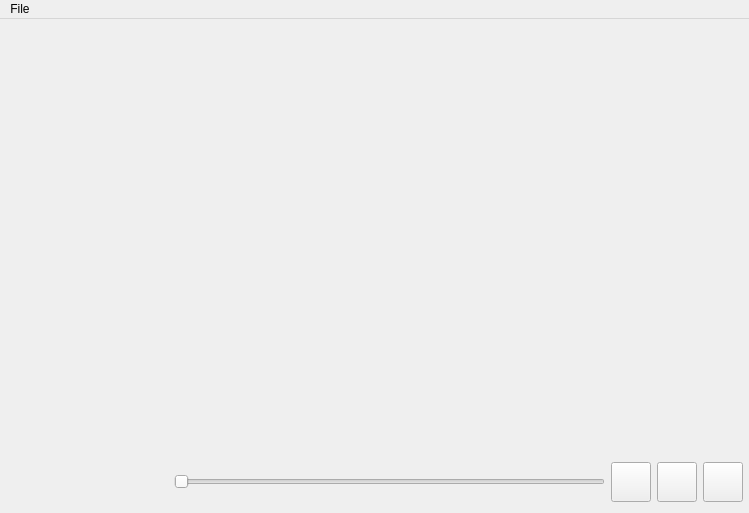
<?xml version="1.0" encoding="UTF-8"?>
<ui version="4.0">
 <class>MainWindow</class>
 <widget class="QMainWindow" name="MainWindow">
  <property name="geometry">
   <rect>
    <x>0</x>
    <y>0</y>
    <width>749</width>
    <height>513</height>
   </rect>
  </property>
  <property name="windowTitle">
   <string>MainWindow</string>
  </property>
  <widget class="QWidget" name="centralWidget">
   <layout class="QHBoxLayout" name="horizontalLayout_3" stretch="0">
    <property name="spacing">
     <number>3</number>
    </property>
    <property name="leftMargin">
     <number>3</number>
    </property>
    <property name="topMargin">
     <number>3</number>
    </property>
    <property name="rightMargin">
     <number>3</number>
    </property>
    <property name="bottomMargin">
     <number>3</number>
    </property>
    <item>
     <layout class="QGridLayout" name="gridLayout" rowstretch="1,0,0">
      <property name="sizeConstraint">
       <enum>QLayout::SetDefaultConstraint</enum>
      </property>
      <item row="0" column="4">
       <spacer name="horizontalSpacer_2">
        <property name="orientation">
         <enum>Qt::Horizontal</enum>
        </property>
        <property name="sizeType">
         <enum>QSizePolicy::Fixed</enum>
        </property>
        <property name="sizeHint" stdset="0">
         <size>
          <width>150</width>
          <height>20</height>
         </size>
        </property>
       </spacer>
      </item>
      <item row="2" column="0" colspan="5">
       <layout class="QHBoxLayout" name="horizontalLayout" stretch="4,4,4,13,3,3,3">
        <property name="spacing">
         <number>6</number>
        </property>
        <property name="sizeConstraint">
         <enum>QLayout::SetDefaultConstraint</enum>
        </property>
        <property name="leftMargin">
         <number>3</number>
        </property>
        <property name="topMargin">
         <number>3</number>
        </property>
        <property name="rightMargin">
         <number>3</number>
        </property>
        <property name="bottomMargin">
         <number>3</number>
        </property>
        <item>
         <widget class="QPushButton" name="prevButton">
          <property name="sizePolicy">
           <sizepolicy hsizetype="Fixed" vsizetype="Fixed">
            <horstretch>0</horstretch>
            <verstretch>0</verstretch>
           </sizepolicy>
          </property>
          <property name="minimumSize">
           <size>
            <width>50</width>
            <height>50</height>
           </size>
          </property>
          <property name="maximumSize">
           <size>
            <width>50</width>
            <height>50</height>
           </size>
          </property>
          <property name="sizeIncrement">
           <size>
            <width>0</width>
            <height>0</height>
           </size>
          </property>
          <property name="cursor">
           <cursorShape>PointingHandCursor</cursorShape>
          </property>
          <property name="text">
           <string/>
          </property>
          <property name="flat">
           <bool>true</bool>
          </property>
         </widget>
        </item>
        <item>
         <widget class="QPushButton" name="playButton">
          <property name="minimumSize">
           <size>
            <width>50</width>
            <height>50</height>
           </size>
          </property>
          <property name="maximumSize">
           <size>
            <width>50</width>
            <height>50</height>
           </size>
          </property>
          <property name="cursor">
           <cursorShape>PointingHandCursor</cursorShape>
          </property>
          <property name="text">
           <string/>
          </property>
          <property name="flat">
           <bool>true</bool>
          </property>
         </widget>
        </item>
        <item>
         <widget class="QPushButton" name="nextButton">
          <property name="minimumSize">
           <size>
            <width>50</width>
            <height>50</height>
           </size>
          </property>
          <property name="maximumSize">
           <size>
            <width>50</width>
            <height>50</height>
           </size>
          </property>
          <property name="cursor">
           <cursorShape>PointingHandCursor</cursorShape>
          </property>
          <property name="text">
           <string/>
          </property>
          <property name="flat">
           <bool>true</bool>
          </property>
         </widget>
        </item>
        <item>
         <widget class="QSlider" name="posSlider">
          <property name="sizePolicy">
           <sizepolicy hsizetype="Expanding" vsizetype="Fixed">
            <horstretch>0</horstretch>
            <verstretch>0</verstretch>
           </sizepolicy>
          </property>
          <property name="minimumSize">
           <size>
            <width>100</width>
            <height>30</height>
           </size>
          </property>
          <property name="orientation">
           <enum>Qt::Horizontal</enum>
          </property>
         </widget>
        </item>
        <item>
         <widget class="QToolButton" name="volumeButton">
          <property name="enabled">
           <bool>true</bool>
          </property>
          <property name="minimumSize">
           <size>
            <width>40</width>
            <height>40</height>
           </size>
          </property>
          <property name="maximumSize">
           <size>
            <width>40</width>
            <height>40</height>
           </size>
          </property>
          <property name="cursor">
           <cursorShape>PointingHandCursor</cursorShape>
          </property>
          <property name="text">
           <string/>
          </property>
         </widget>
        </item>
        <item>
         <widget class="QToolButton" name="playbackModeButton">
          <property name="sizePolicy">
           <sizepolicy hsizetype="Fixed" vsizetype="Fixed">
            <horstretch>0</horstretch>
            <verstretch>0</verstretch>
           </sizepolicy>
          </property>
          <property name="minimumSize">
           <size>
            <width>40</width>
            <height>40</height>
           </size>
          </property>
          <property name="maximumSize">
           <size>
            <width>40</width>
            <height>40</height>
           </size>
          </property>
          <property name="cursor">
           <cursorShape>PointingHandCursor</cursorShape>
          </property>
          <property name="text">
           <string/>
          </property>
         </widget>
        </item>
        <item>
         <widget class="QToolButton" name="playlistButton">
          <property name="minimumSize">
           <size>
            <width>40</width>
            <height>40</height>
           </size>
          </property>
          <property name="maximumSize">
           <size>
            <width>40</width>
            <height>40</height>
           </size>
          </property>
          <property name="cursor">
           <cursorShape>PointingHandCursor</cursorShape>
          </property>
          <property name="text">
           <string/>
          </property>
         </widget>
        </item>
       </layout>
      </item>
      <item row="0" column="1" rowspan="2" colspan="3">
       <widget class="QWidget" name="pictureView" native="true"/>
      </item>
      <item row="1" column="4">
       <widget class="QWidget" name="infoView" native="true">
        <property name="sizePolicy">
         <sizepolicy hsizetype="Fixed" vsizetype="Preferred">
          <horstretch>0</horstretch>
          <verstretch>0</verstretch>
         </sizepolicy>
        </property>
        <property name="minimumSize">
         <size>
          <width>150</width>
          <height>50</height>
         </size>
        </property>
       </widget>
      </item>
      <item row="0" column="0">
       <spacer name="horizontalSpacer">
        <property name="orientation">
         <enum>Qt::Horizontal</enum>
        </property>
        <property name="sizeType">
         <enum>QSizePolicy::Fixed</enum>
        </property>
        <property name="sizeHint" stdset="0">
         <size>
          <width>150</width>
          <height>20</height>
         </size>
        </property>
       </spacer>
      </item>
     </layout>
    </item>
   </layout>
  </widget>
  <widget class="QMenuBar" name="menuBar">
   <property name="geometry">
    <rect>
     <x>0</x>
     <y>0</y>
     <width>749</width>
     <height>23</height>
    </rect>
   </property>
   <widget class="QMenu" name="menuFile">
    <property name="title">
     <string>File</string>
    </property>
    <addaction name="OpenAction"/>
   </widget>
   <addaction name="menuFile"/>
  </widget>
  <action name="OpenAction">
   <property name="text">
    <string>Open</string>
   </property>
  </action>
 </widget>
 <layoutdefault spacing="6" margin="11"/>
 <resources/>
 <connections/>
</ui>
